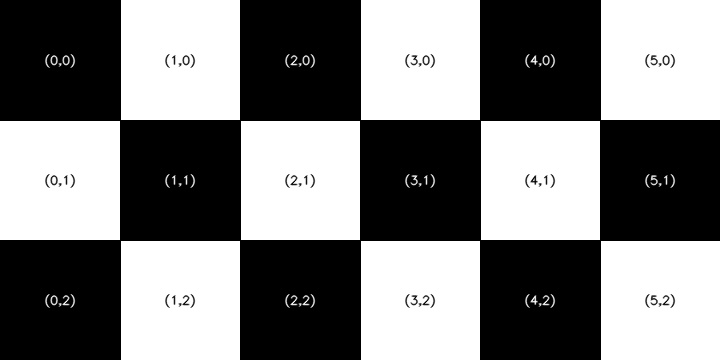
#> input picture Software/Pattern_Checkerboard.jpg, 720 x 360 px
$ python -i image_annotate.py   (imports and definitions only)
#> lines starting #> are read from the running program, lines starting #| are printed output that depends on the picture; after the words box and inside, x2 and y2 are one past the last pixel; in counts of white or black regions, pixels touching at a corner belong together
import cv2
import tkinter as tk
from tkinter import filedialog, simpledialog, messagebox
import numpy as np
from PIL import Image, ImageTk
import sys
import yaml
import os

CROP_FILE = "crop_params.yml"

def save_crop_params(params):
    with open(CROP_FILE, 'w') as f:
        yaml.dump({'x': params[0], 'y': params[1], 'w': params[2], 'h': params[3]}, f)

def load_crop_params():
    if os.path.exists(CROP_FILE):
        with open(CROP_FILE, 'r') as f:
            data = yaml.safe_load(f)
            return (data['x'], data['y'], data['w'], data['h'])
    return None

def select_images():
    return filedialog.askopenfilenames(title="Select Images", filetypes=[("Image Files", "*.jpg *.jpeg *.png *.bmp")])
#> the answer given: Pattern_Checkerboard.jpg
#> in main, first_image is the input picture: shape (360, 720, 3); min 0, max 255, mean 125.9

def crop_image(image, existing_crop=None):
    # Get screen size
#> called with existing_crop = (5, 17, 3034, 3092)
    root = tk.Tk()
    root.withdraw()
    screen_width = root.winfo_screenwidth()
    screen_height = root.winfo_screenheight()
    root.destroy()

    img_height, img_width = image.shape[:2]
#> img_height = 360; img_width = 720
    scale = min(screen_width / img_width, screen_height / img_height, 1.0)
#> scale = 1
    resized_image = image
    if scale < 1.0:
        resized_image = cv2.resize(image, (int(img_width * scale), int(img_height * scale)), interpolation=cv2.INTER_AREA)

    if existing_crop:
        x, y, w, h = existing_crop
        # Scale to resized image
        x_r = int(x * scale)
#> x_r = 5
        y_r = int(y * scale)
#> y_r = 17
        w_r = int(w * scale)
#> w_r = 3034
        h_r = int(h * scale)
#> h_r = 3092
        preview = resized_image[y_r:y_r+h_r, x_r:x_r+w_r].copy()
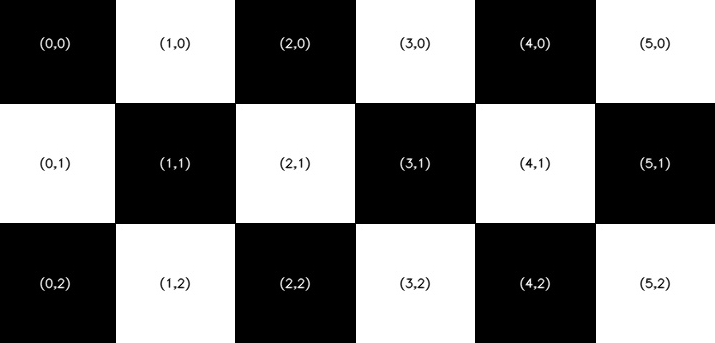
#> preview: shape (343, 715, 3); min 0, max 255, mean 126.1
        cv2.rectangle(resized_image, (x_r, y_r), (x_r + w_r, y_r + h_r), (0, 255, 0), 2)
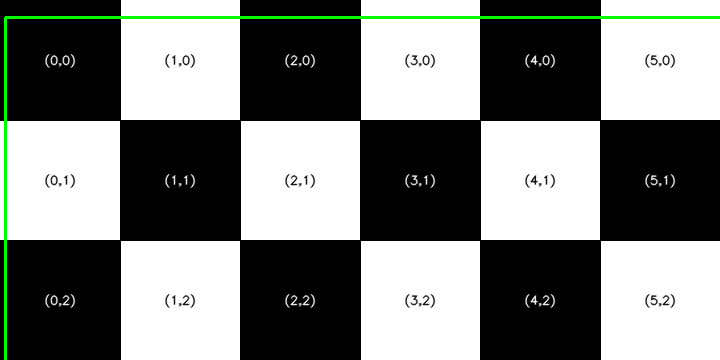
#> resized_image: shape (360, 720, 3); 1.22% of pixels changed, all inside (x1, y1, x2, y2) = (4, 16, 720, 360)
        cv2.imshow("Crop Preview - Press 'c' to change or any other key to keep", resized_image)
        key = cv2.waitKey(0)
#> (key Esc is pressed here)
        cv2.destroyWindow("Crop Preview - Press 'c' to change or any other key to keep")
        if key != ord('c'):
            return image[y:y+h, x:x+w], (x, y, w, h)

    roi = cv2.selectROI("Crop Image (ESC to skip)", resized_image, False, False)
    cv2.destroyWindow("Crop Image (ESC to skip)")

    if roi == (0, 0, 0, 0):
        return image, None

    x, y, w, h = roi
    x = int(x / scale)
    y = int(y / scale)
    w = int(w / scale)
    h = int(h / scale)
    return image[y:y+h, x:x+w], (x, y, w, h)


def add_caption(image, caption_text, font_scale=2, thickness=4, padding=20):
    if not caption_text:
        return image

    font = cv2.FONT_HERSHEY_SIMPLEX
    text_size, _ = cv2.getTextSize(caption_text, font, font_scale, thickness)
    text_width, text_height = text_size

    h, w = image.shape[:2]
    caption_height = text_height + padding * 2
    new_image = np.full((h + caption_height, w, 3), 255, dtype=np.uint8)
    new_image[:h] = image

    text_x = (w - text_width) // 2
    text_y = h + padding + text_height

    cv2.putText(new_image, caption_text, (text_x, text_y), font, font_scale, (0, 0, 0), thickness, cv2.LINE_AA)
    return new_image

# [52 lines left out: functions resize_to_same_height, show_preview, save_image, not called in this run]

def main():
    root = tk.Tk()
    root.withdraw()

    paths = select_images()
    if not paths:
        print("No images selected.")
        return

    use_same_crop = messagebox.askyesno("Crop Option", "Would you like to use the same crop area for all images?")
    crop_coords = None

    if use_same_crop:
        # Load saved crop if available
        previous_crop = None
        if os.path.exists(CROP_FILE):
            use_saved = messagebox.askyesno("Saved Crop Found", "Use previously saved crop parameters?")
            if use_saved:
                previous_crop = load_crop_params()

        # Load first image and allow crop/preview
        first_image = cv2.imread(paths[0])
        if first_image is None:
            messagebox.showerror("Error", f"Could not read {paths[0]}")
            return

        cropped_image, crop_coords = crop_image(first_image, existing_crop=previous_crop)
#> crop_coords = (5, 17, 3034, 3092)
        if crop_coords:
            save_crop_params(crop_coords)
    else:
        crop_coords = None

    images_with_captions = []
    for idx, path in enumerate(paths):
        image = cv2.imread(path)
        if image is None:
            continue

        if use_same_crop and crop_coords:
            x, y, w, h = crop_coords
#> x = 5; y = 17; w = 3034; h = 3092
            cropped_image = image[y:y+h, x:x+w]
        else:
            cropped_image, _ = crop_image(image)

        caption = simpledialog.askstring("Caption", f"Enter caption for {path} (optional):")
        image_with_caption = add_caption(cropped_image, caption)
        image_with_caption = image_with_caption.astype(np.uint8)
        images_with_captions.append(image_with_caption)

    if not images_with_captions:
        print("No valid images loaded.")
        return

    resized_images = resize_to_same_height(images_with_captions)
    stitched = cv2.hconcat(resized_images)
    show_preview(stitched, root)

    root.mainloop()
    sys.exit()


# [2 lines not run here, left out]

#> (the run stopped early here; a loop or call above may not have finished)
